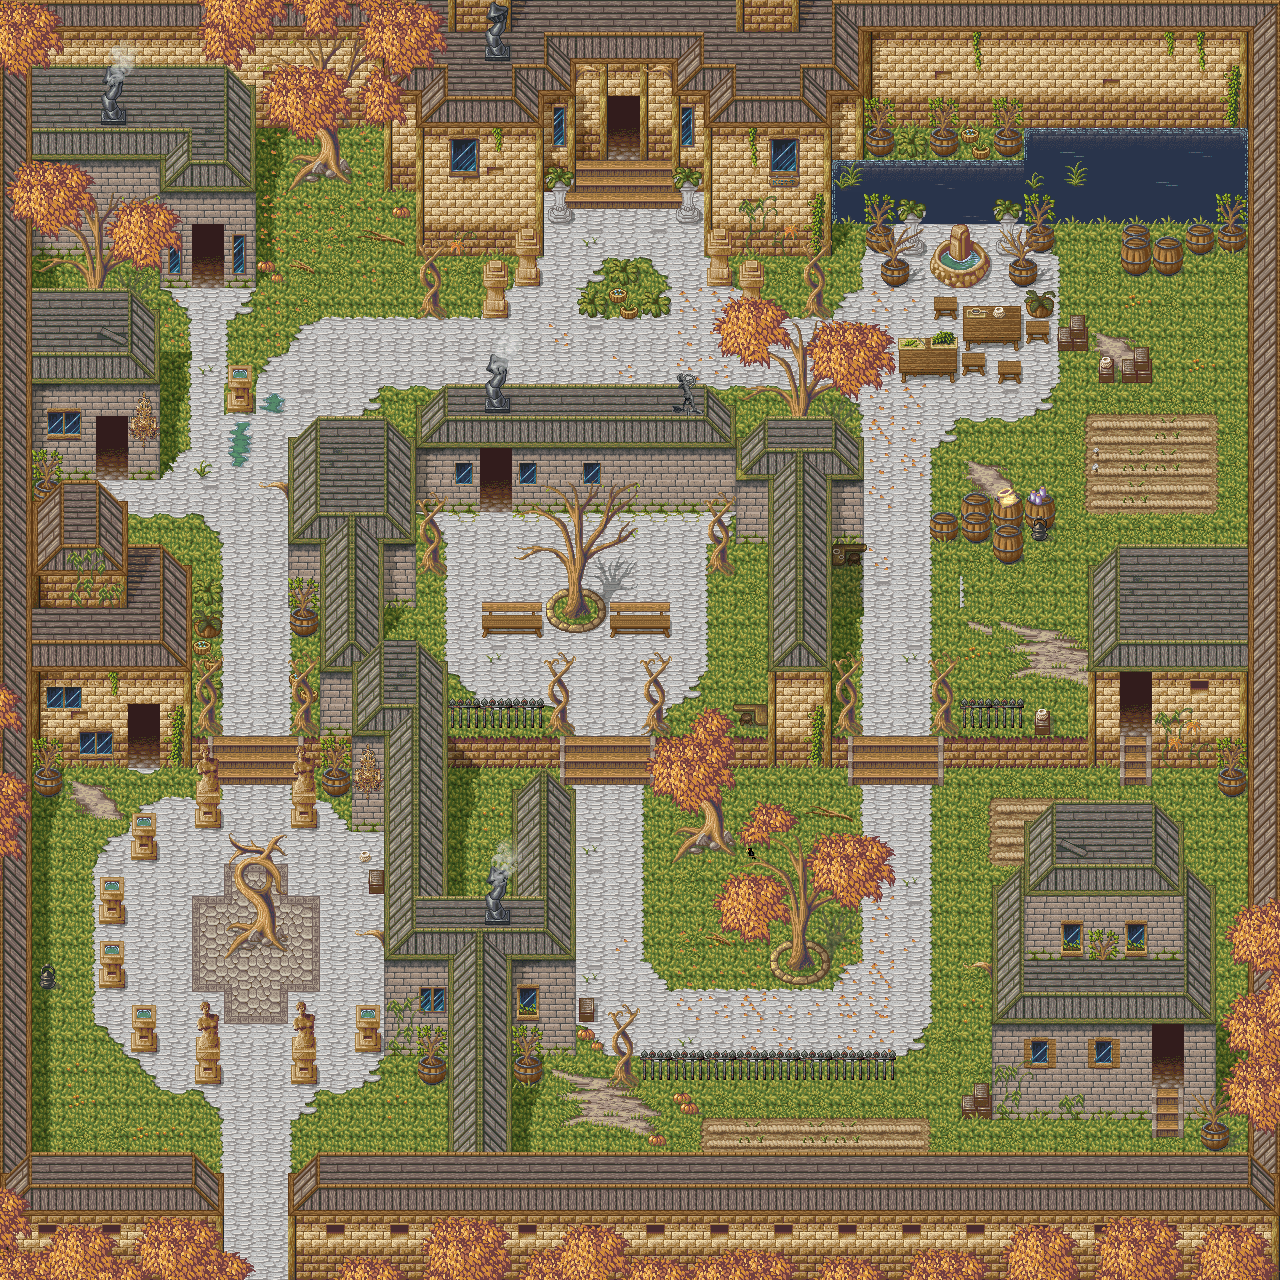

Tiled map render using the project's own tile images. Description and the map definition, with tile-layer contents summarised, below:
An orthogonal 40x40 tile map with 32x32 px tiles, 3 tile layers (navigation, items, background), 3 tilesets and 21 objects (12x ENEMY_START, 9x PLAYER_START).

<map version="1.2" tiledversion="1.3.1" orientation="orthogonal" renderorder="right-down" compressionlevel="0" width="40" height="40" tilewidth="32" tileheight="32" infinite="0" nextlayerid="7" nextobjectid="23">
 <tileset firstgid="1" source="tsx/obj_misk_atlas.tsx" />
 <tileset firstgid="1025" source="tsx/arcana.tsx" />
 <tileset firstgid="1385" source="tsx/arcanamap.tsx" />
 <layer id="1" name="navigation" width="40" height="40" offsetx="0" offsety="-64">
  <data>[1600 cells, 670 non-empty, 1 distinct tile ids]</data>
 </layer>
 <layer id="4" name="items" width="40" height="40">
  <data>[1600 cells, 0 non-empty, 0 distinct tile ids]</data>
 </layer>
 <layer id="6" name="background" width="40" height="40">
  <data>[1600 cells, 1600 non-empty, 1590 distinct tile ids]</data>
 </layer>
 <objectgroup id="3" name="Spawn points" offsetx="0" offsety="32">
  <object id="2" name="PLAYER_START" x="384" y="288" width="32" height="32" />
  <object id="3" name="PLAYER_START" x="320" y="192" width="32" height="32" />
  <object id="4" name="PLAYER_START" x="672" y="288" width="32" height="32" />
  <object id="5" name="PLAYER_START" x="1152" y="256" width="32" height="32" />
  <object id="6" name="PLAYER_START" x="1184" y="320" width="32" height="32" />
  <object id="7" name="PLAYER_START" x="1216" y="480" width="32" height="32" />
  <object id="8" name="PLAYER_START" x="192" y="416" width="32" height="32" />
  <object id="9" name="PLAYER_START" x="192" y="384" width="32" height="32" />
  <object id="10" name="PLAYER_START" x="192" y="320" width="32" height="32" />
  <object id="11" name="ENEMY_START" x="224" y="1088" width="32" height="32" />
  <object id="12" name="ENEMY_START" x="224" y="1120" width="32" height="32" />
  <object id="13" name="ENEMY_START" x="256" y="1120" width="32" height="32" />
  <object id="14" name="ENEMY_START" x="256" y="1088" width="32" height="32" />
  <object id="15" name="ENEMY_START" x="160" y="896" width="32" height="32" />
  <object id="16" name="ENEMY_START" x="320" y="896" width="32" height="32" />
  <object id="17" name="ENEMY_START" x="672" y="960" width="32" height="32" />
  <object id="18" name="ENEMY_START" x="704" y="960" width="32" height="32" />
  <object id="19" name="ENEMY_START" x="736" y="960" width="32" height="32" />
  <object id="20" name="ENEMY_START" x="960" y="864" width="32" height="32" />
  <object id="21" name="ENEMY_START" x="960" y="992" width="32" height="32" />
  <object id="22" name="ENEMY_START" x="1216" y="832" width="32" height="32" />
 </objectgroup>
</map>
